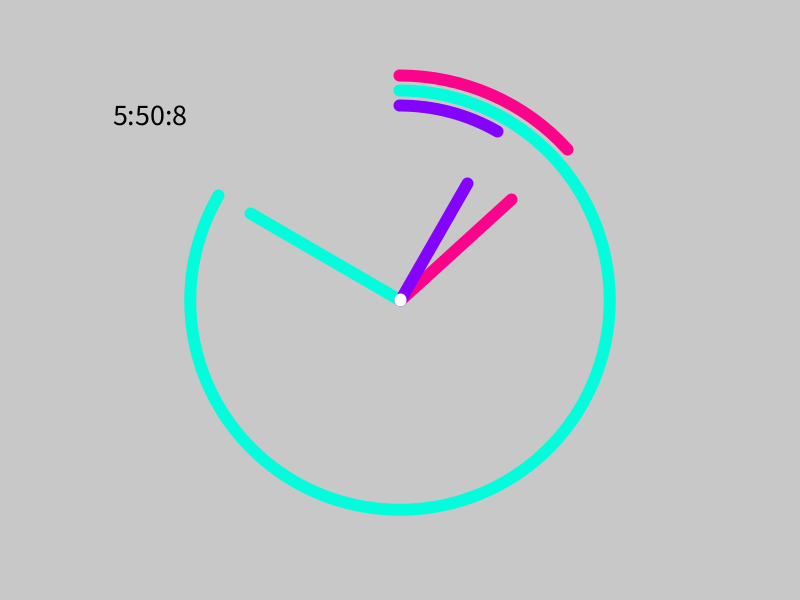
Frame 1 (no input)
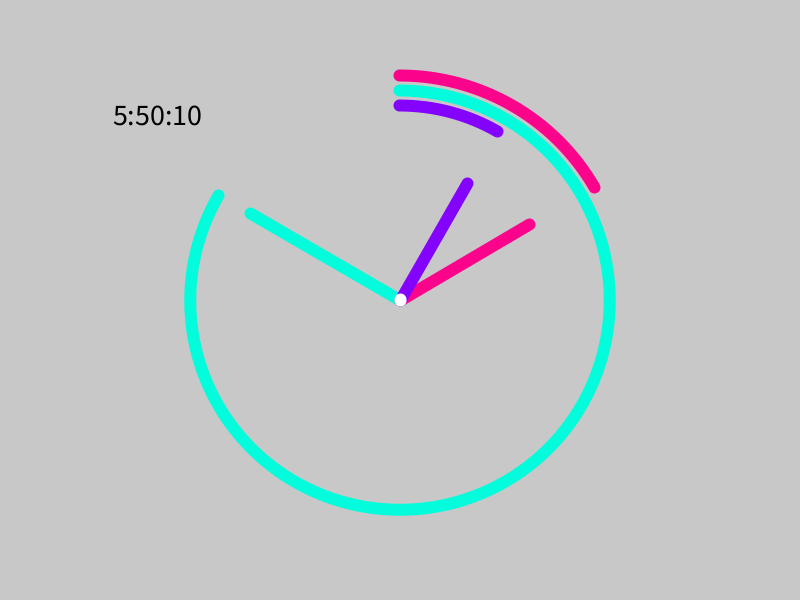
Frame 60 (the mouse pressed at the canvas centre just before this capture)
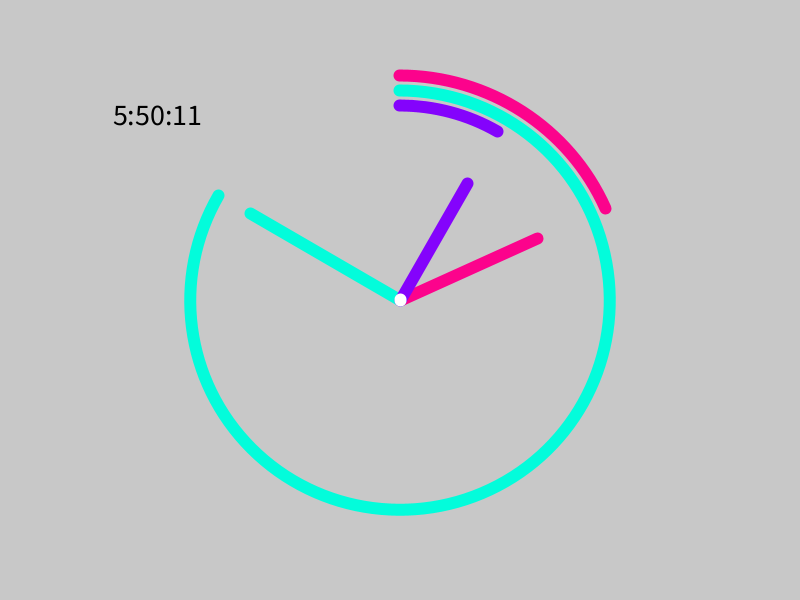
Frame 120 (the mouse held since frame 60 and released just before this capture)

The Processing sketch that drew these frames (run headless with seeded random() and noise(); from frame 60 on, the mouse is pressed at the canvas centre):

// Processing sketch: exercise_3
// ── exercise_3.pde
float lastSec = 0;
float lastMin = 0;
float lastHour = 0;

color pink = color(252, 3, 140);

void setup(){
  size(800,600);
}

void draw(){
  background(200);
  
  int sc= second();
  int mn = minute();
  int hr = hour();
  
  int hour = hour() - 12;
  
  if(hour<0){
    hour += 12;
  }
   
  push();
  fill(0);
  scale(2.5);
  text(hour + ":" + mn + ":" + sc, 45,50);
  pop();
  
  translate(width/2,height/2);
  rotate(radians(-90));
    
  float end = map(sc,0,60,0,360);
  float end2 = map(mn,0,60,0,360);
  float end3 = map(hr,0,60,0,360);  
    
  scale(1.5);
   
  strokeWeight(8);
  stroke(pink);
  noFill();
  arc(0,0,300,300,0,radians(end));
  
  push();
  stroke(pink);
  rotate(radians(end));
  line(0,0,100,0);
  pop();
  
  strokeWeight(8);
  stroke(3, 252, 219);
  noFill();
  arc(0,0,280,280,0,radians(end2));
  
  push();
  stroke(3, 252, 219);
  rotate(radians(end2));
  line(0,0,115,0);
  pop();
  
  strokeWeight(8);
  stroke(132, 3, 252);
  noFill();
  arc(0,0,260,260,0,radians(end3));
  
  push();
  stroke(132, 3, 252);
  rotate(radians(end3));
  line(0,0,90,0);
  pop();
  
  stroke(255);
  point(0,0);
  
  
}
